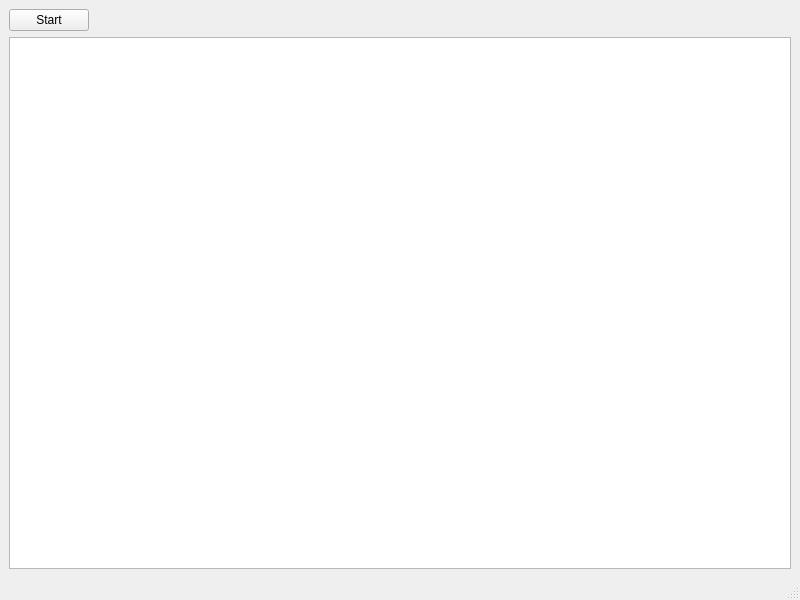
<?xml version="1.0" encoding="UTF-8"?>
<ui version="4.0">
 <class>MainWindow</class>
 <widget class="QMainWindow" name="MainWindow">
  <property name="geometry">
   <rect>
    <x>0</x>
    <y>0</y>
    <width>800</width>
    <height>600</height>
   </rect>
  </property>
  <property name="windowTitle">
   <string>MainWindow</string>
  </property>
  <widget class="QWidget" name="centralwidget">
   <layout class="QVBoxLayout" name="verticalLayout">
    <item>
     <layout class="QHBoxLayout" name="horizontalLayout">
      <item>
       <widget class="QPushButton" name="startButton">
        <property name="text">
         <string>Start</string>
        </property>
       </widget>
      </item>
      <item>
       <spacer name="horizontalSpacer">
        <property name="orientation">
         <enum>Qt::Horizontal</enum>
        </property>
        <property name="sizeHint" stdset="0">
         <size>
          <width>40</width>
          <height>20</height>
         </size>
        </property>
       </spacer>
      </item>
     </layout>
    </item>
    <item>
     <widget class="QPlainTextEdit" name="plainTextEdit"/>
    </item>
   </layout>
  </widget>
  <widget class="QMenuBar" name="menubar">
   <property name="geometry">
    <rect>
     <x>0</x>
     <y>0</y>
     <width>800</width>
     <height>25</height>
    </rect>
   </property>
  </widget>
  <widget class="QStatusBar" name="statusbar"/>
 </widget>
 <resources/>
 <connections/>
</ui>
